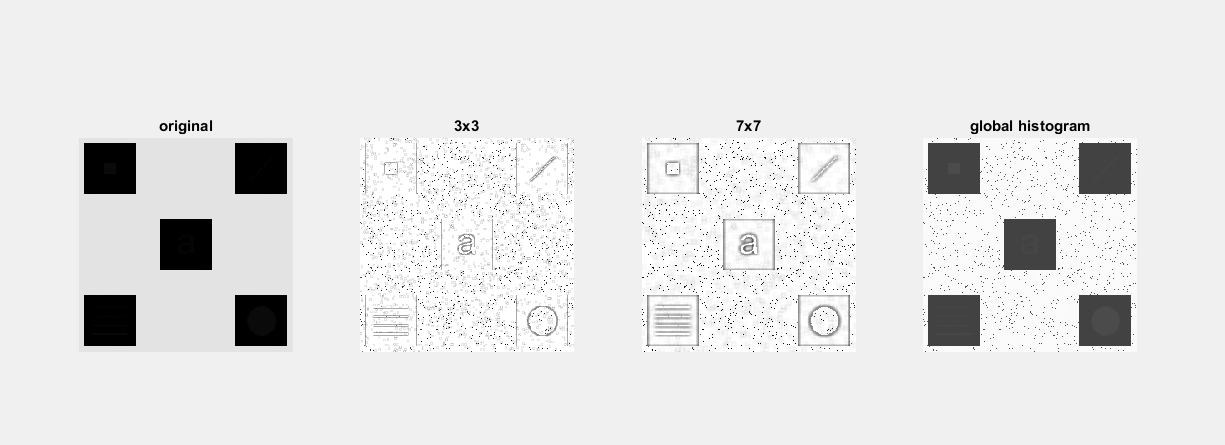
%> input picture Project1_1.png, 1225 x 445 px
$ octave --eval "result = histeq(imread('Project1_1.png'));"   (GNU Octave 9; MATLAB toolbox functions it lacks are replaced by stand-ins)
%> lines starting %> are read from the running program, lines starting %| are printed output that depends on the picture
%> in histeq, f is the input picture: size 445x1225x3 uint8; min 0, max 255, mean 229.3
%> in histeq, `hst = imhist(f, 256) / den;`: hst = 256 values, max 0.661 at index 241, min 0 at index 14, mean 0.00391
%> in histeq, `cdf = cumsum(hst);`: cdf = 256 values from 0.0221 to 1
### intxform.m
function z = intxform (s, map)
%INTXFORM Intensity transformation.
% Z = INTXFORM(S, MAP) maps the intensities of input image S using
% mapping function, MAP, whose values are assumed to be in the range
% [0 1].  For example, to create a map function that
% squares the input intensities of an input image of class uint8 and
% then use function INTXFORM to perform the mapping we write:
%
% t = linspace(0, 1, 256);
% map = t.^2;
% z = intxform(s, map);

classin = class(s); % For use later.
%> classin = 'uint8'
s = im2double(s);
% Construct x and y vectors, representing the intensity
% transformation, to be used with INTERP1. Make sure they are both
% column vectors.
x = linspace(0, 1, numel(map))';
%> x = 256 values from 0 to 1
y = map(:);
%> y = 256 values from 0.0221 to 1
% Apply the intensity transformation using INTERP1.
z = interp1(x, y, s, 'linear');
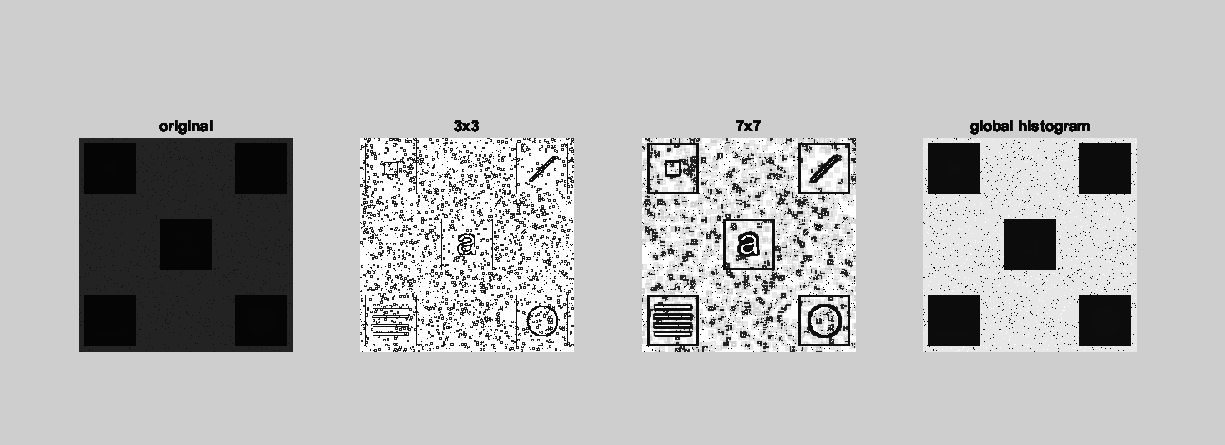
%> z: size 445x1225x3 double; min 0.0221, max 1, mean 0.729
% Change to class of the input.
%> the run ends on the next line
z = changeclass(classin, z);

### histeq.m
function h = histeq(f)
%HISTEQ2 Histogram equalization.
% H = HISTEQ(F) histogram-equalizes F and outputs the result
% in H. Unlike IPT function histeq, HISTEQ implements the direct,
% "standard" histogram equalization approach.F can be of class uint8,
% uint16, or double. If F is double,
% then its values are assumed to be in the range [0 1]. The intensity
% range of the input image (regardless of class) is divided into 256
% increments for computing the histogram and the corresponding cumulative
% distribution function (CDF). Recall that the CDF is actually the mapping
% function used for histogram equalization.
%
classin = class(f);
f = im2uint8(f);
% The histogram and the cumulative distribution function.
den = numel(f);
hst = imhist(f, 256) / den;
cdf = cumsum(hst); % Values are in the range [0 1].
% Now map the values of the input image to obtain the histogram-
% equalized image, g.
h = intxform(f, cdf);
% Convert to the class of the input
h = changeclass(classin, h);

$ run again, on Project1_2.png
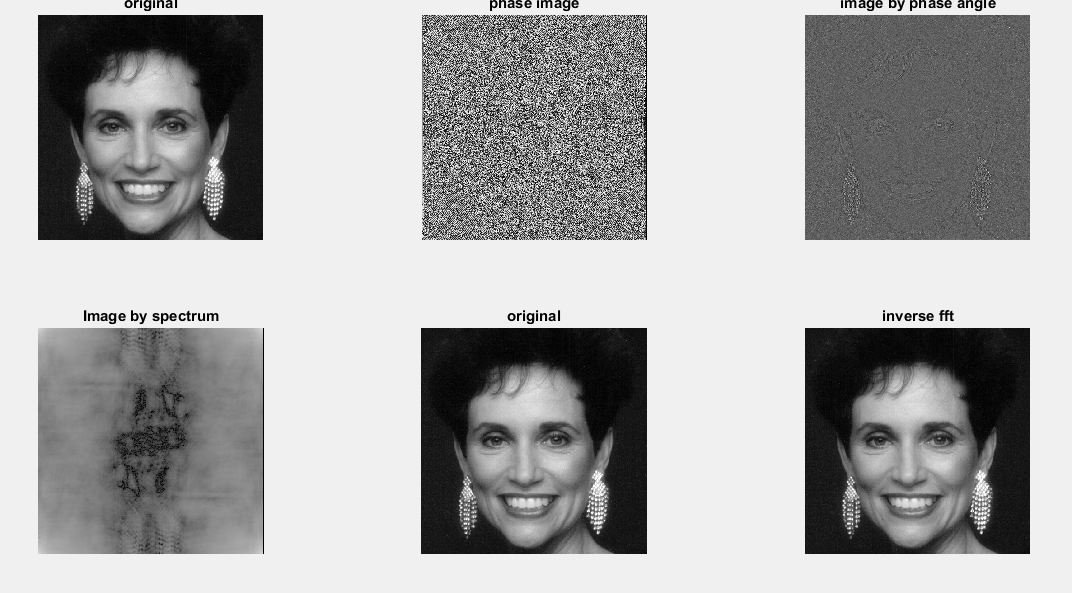
%> input picture Project1_2.png, 1072 x 593 px
%> in histeq, f is the input picture: size 593x1072x3 uint8; min 0, max 255, mean 168.2
%> hst = 256 values, max 0.515 at index 241, min 0.000286 at index 254, mean 0.00391
%> cdf = 256 values from 0.00254 to 1
%> in intxform, `z = interp1(x, y, s, 'linear');`:
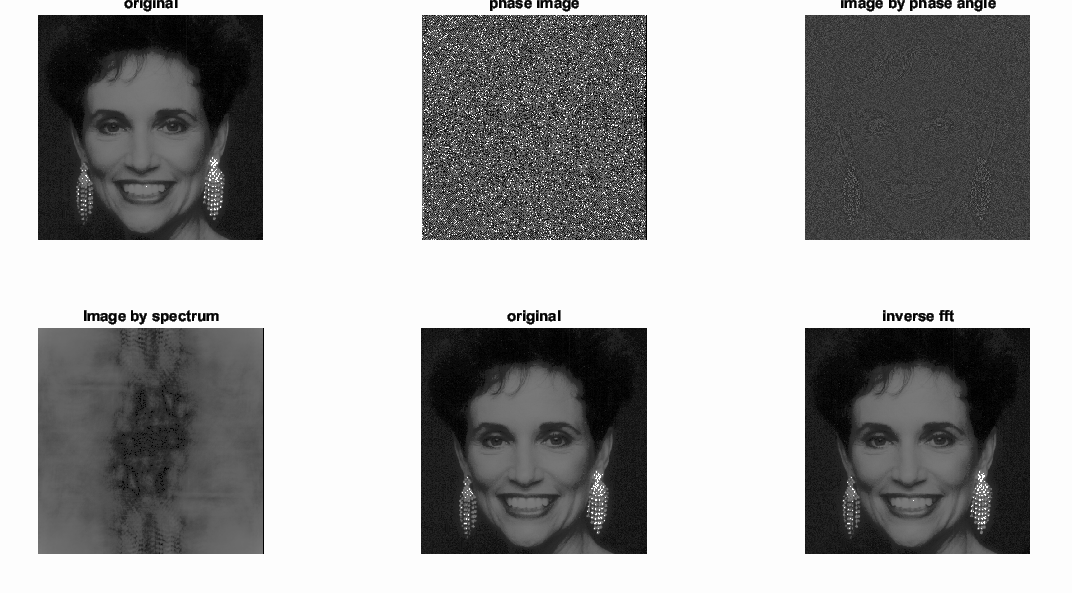
%> z: size 593x1072x3 double; min 0.00254, max 1, mean 0.633
